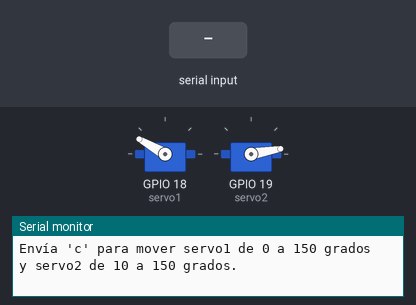
A sketch run on a simulated ESP32. Parts: 2 × servo, the last lines printed to the serial monitor. Inputs (shaded band) come from the test bench.

Above: at 1.2 s.
1.3 s: "o" received over Serial
At 4.0 s:
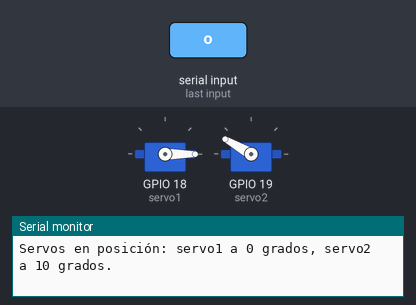
4.3 s: "c" received over Serial
At 4.75 s:
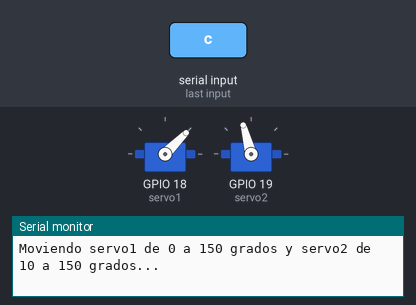
7.3 s: "o" received over Serial
At 7.45 s:
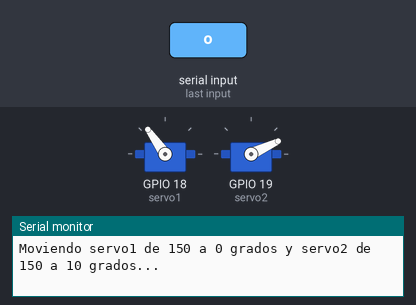
Timing chart, 0 to 10.3 s (numbered marks = the images above; inputs shaded):
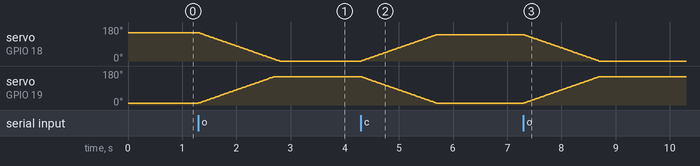

The sketch:

door_test.ino
```cpp
#include <ESP32Servo.h>

Servo servo1;  // Crear un objeto para el primer servo
Servo servo2;  // Crear un objeto para el segundo servo

int pos1 = 150;  // Variable para la posición inicial del primer servo
int pos2 = 10;   // Variable para la posición inicial del segundo servo
const int stepDelay = 10;  // Retardo en milisegundos entre cada paso

void setup() {
  // Adjuntar los servos a los pines correspondientes (ajustar los pines según tu configuración)
  servo1.attach(18);  // Pin GPIO 18
  servo2.attach(19);  // Pin GPIO 19

  // Inicializar las posiciones de los servos
  servo1.write(pos1);
  servo2.write(pos2);

  // Iniciar la comunicación serial a 115200 bps
  Serial.begin(115200);

  // Mensaje inicial
  Serial.println("Servos inicializados.");
  Serial.println("Envía 'o' para mover servo1 de 150 a 0 grados y servo2 de 150 a 10 grados.");
  Serial.println("Envía 'c' para mover servo1 de 0 a 150 grados y servo2 de 10 a 150 grados.");
}

void loop() {
  // Comprobar si hay datos disponibles en la terminal
  if (Serial.available() > 0) {
    // Leer el carácter ingresado
    char ch = Serial.read();

    // Comprobar si el carácter es 'o' para mover los servos
    if (ch == 'o') {
      Serial.println("Moviendo servo1 de 150 a 0 grados y servo2 de 150 a 10 grados...");
      moveServos(0, 150);
      Serial.println("Servos en posición: servo1 a 0 grados, servo2 a 10 grados.");
    }
    // Comprobar si el carácter es 'c' para mover los servos
    else if (ch == 'c') {
      Serial.println("Moviendo servo1 de 0 a 150 grados y servo2 de 10 a 150 grados...");
      moveServos(140, 10);
      Serial.println("Servos en posición: servo1 a 150 grados, servo2 a 150 grados.");
    }
  }
}

void moveServos(int targetPos1, int targetPos2) {
  // Mover los servos a las nuevas posiciones paso a paso
  while (pos1 != targetPos1 || pos2 != targetPos2) {
    if (pos1 < targetPos1) {
      pos1++;
    } else if (pos1 > targetPos1) {
      pos1--;
    }
    servo1.write(pos1);

    if (pos2 < targetPos2) {
      pos2++;
    } else if (pos2 > targetPos2) {
      pos2--;
    }
    servo2.write(pos2);

    delay(stepDelay);
  }
}
```

Measured:
- after the input at 1.3 s, servo on GPIO 18 (servo1): moves from 150° to 0° over 1.5 s, starting at once; servo on GPIO 19 (servo2): moves from 10° to 150° over 1.4 s, starting at once
- after the input at 4.3 s, servo on GPIO 18 (servo1): moves from 0° to 140° over 1.4 s, starting at once; servo on GPIO 19 (servo2): moves from 150° to 10° over 1.4 s, starting at once
- after the input at 7.3 s, servo on GPIO 18 (servo1): moves from 140° to 0° over 1.4 s, starting at once; servo on GPIO 19 (servo2): moves from 10° to 150° over 1.4 s, starting at once
